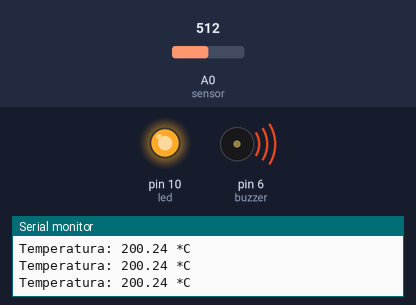
A sketch run on a simulated Arduino Uno, built with avr-gcc and run on an emulated ATmega328P. Parts: output pins drawn as LEDs (lit = HIGH), buzzer (waves = sounding), the last lines printed to the serial monitor. Inputs (shaded band) come from the test bench; at power-on: A0 (sensor) = 512.

Above: at 1.2 s.
1.3 s: A0 (sensor) set to 160
2.8 s: A0 (sensor) set to 145
At 3.9 s:
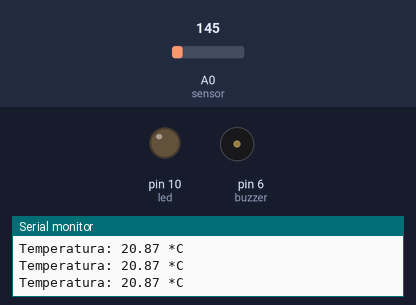
4.5 s: A0 (sensor) set to 306
At 5.6 s:
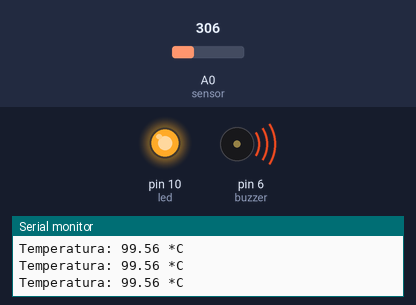
6.3 s: A0 (sensor) set to 122
At 7.1 s:
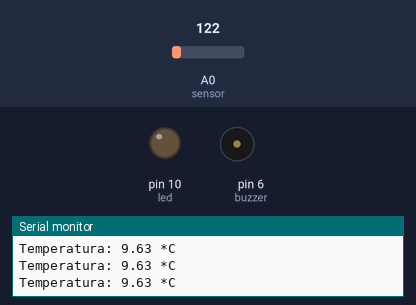
Timing chart, 0 to 9.1 s (numbered marks = the images above; inputs shaded):
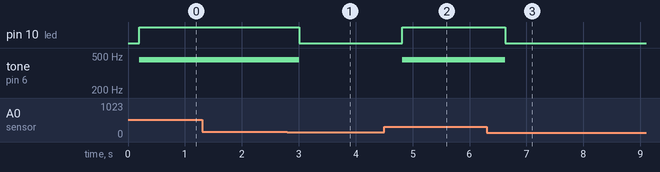

Measured:
- the behaviour switches between 154 and 153 on A0 (sensor) (found by bisection; images 0 and 1)
- after the input at 2.8 s, pin 10 (led): HIGH → LOW after 0.21 s; tone on pin 6 (buzzer): 450 Hz → silent after 0.21 s
- after the input at 4.5 s, pin 10 (led): LOW → HIGH after 0.32 s; tone on pin 6 (buzzer): silent → 450 Hz after 0.32 s
- after the input at 6.3 s, pin 10 (led): HIGH → LOW after 0.32 s; tone on pin 6 (buzzer): 450 Hz → silent after 0.32 s

The sketch:

sensor_temperatura.ino
```cpp
const int led = 10;
const int buzzer = 6;
const int sensor = A0;
int tempValue;
int temp_limite = 25.0;


void setup()
{
  pinMode(led, OUTPUT);
  pinMode(buzzer, OUTPUT);
  pinMode(sensor, INPUT);
  Serial.begin(9600);
}

void loop()
{
  tempValue = analogRead(sensor);
  float tensao = (tempValue/1023.0)*5.0;
  float temp = (tensao-0.5)*100;
  delay(200);

  Serial.print("Temperatura: ");
  Serial.print(temp);
  Serial.println(" *C");


  if(temp >= temp_limite){
  	digitalWrite(led, HIGH);
    tone(buzzer,450);
  }
  else{
  	digitalWrite(led, LOW);
    noTone(buzzer);
  }
}
```
